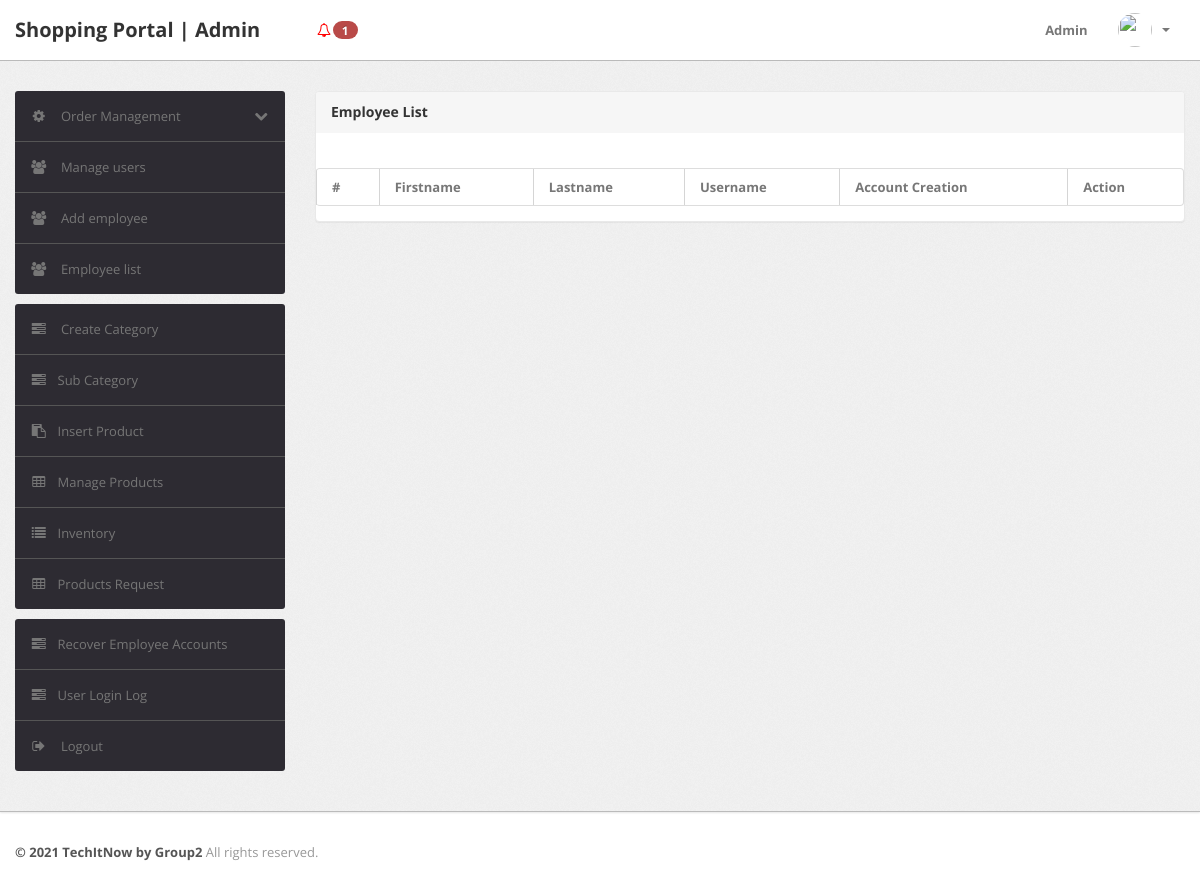
/admin/employee-list.php (signed in), run on an earlier commit of the app's database.
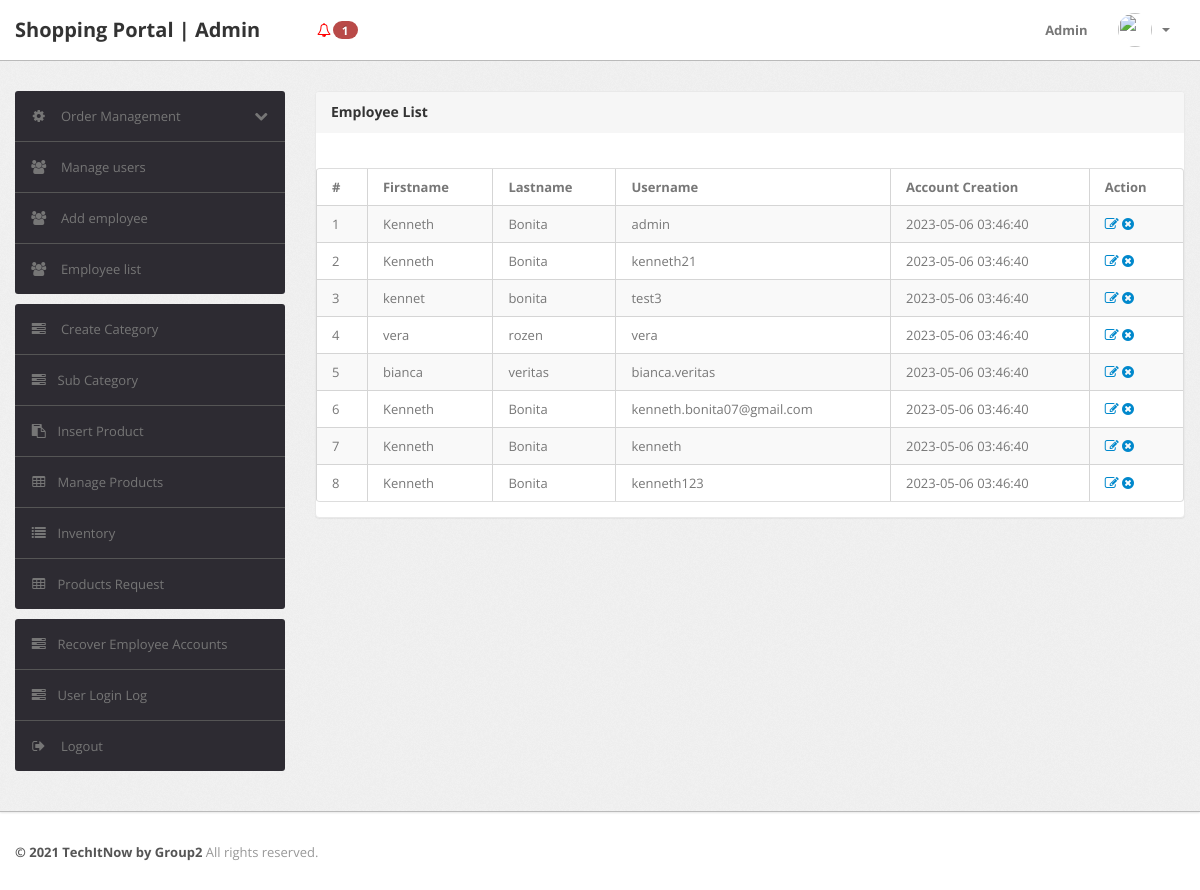
And on a later commit of the database.
### tables this page shows
CREATE TABLE `tbl_employee` (
  `id` int(11) NOT NULL,
  `firstname` varchar(255) DEFAULT NULL,
  `lastname` varchar(255) DEFAULT NULL,
  `username` varchar(255) NOT NULL,
  `password` varchar(255) NOT NULL,
  `createdAt` timestamp NOT NULL DEFAULT current_timestamp(),
  `isArchived` varchar(255) DEFAULT NULL
);

### admin/employee-list.php (the view, shortened to what this page needs)
<?php
include('include/config.php');
if(strlen($_SESSION['alogin'])==0)
	{
header('location:index.php');
}
else{
?>
<!DOCTYPE html>
<html lang="en">
<head>
	<link type="text/css" href="bootstrap/css/bootstrap.min.css" rel="stylesheet">
	<link type="text/css" href="bootstrap/css/bootstrap-responsive.min.css" rel="stylesheet">
	<link type="text/css" href="css/theme.css" rel="stylesheet">
	<link type="text/css" href="images/icons/css/font-awesome.css" rel="stylesheet">
</head>
<body>
<?php include('include/header.php');?>
	<div class="wrapper">
		<div class="container">
			<div class="row">
<?php include('include/sidebar.php');?>
			<div class="span9">
					<div class="content">
	<div class="module">
							<div class="module-head">
								<h3>Employee List</h3>
							</div>
							<div class="module-body table">
									<br />
								<table cellpadding="0" cellspacing="0" border="0" class="datatable-1 table table-bordered table-striped	 display" width="100%">
									<thead>
										<tr>
											<th>#</th>
											<th>Firstname</th>
											<th>Lastname</th>
											<th>Username</th>
											<th>Account Creation</th>
											<th>Action</th>
										</tr>
									</thead>
									<tbody>
<?php $query=mysqli_query($con,"Select * From tbl_employee where isArchived = 'false'");
$cnt=1;
while($row=mysqli_fetch_array($query))
{
?>
										<tr>
											<td><?php echo htmlentities($cnt);?></td>
											<td><?php echo htmlentities($row['firstname']);?></td>
											<td><?php echo htmlentities($row['lastname']);?></td>
											<td> <?php echo htmlentities($row['username']);?></td>
											<td><?php echo htmlentities($row['createdAt']);?></td>
											<td>
											<a href="edit-employee.php?id=<?php echo $row['id']?>" ><i class="icon-edit"></i></a>
											<a href="archived-employee.php?id=<?php echo $row['id']?>&del=delete" onClick="return confirm('Are you sure you want to delete?')"><i class="icon-remove-sign"></i></a></td>
										</tr>
										<?php $cnt=$cnt+1; } ?>
								</table>
							</div>
						</div>
					</div>
				</div>
			</div>
		</div>
	</div>
<?php include('include/footer.php');?>
</body>
<?php } ?>

What changed in the data, as far as the page shows it:
now on this page (row edited): tbl_employee: firstname "Kenneth", lastname "Bonita", username "admin", createdAt "2023-05-06 03:46:40"
now on this page (row edited): tbl_employee: firstname "Kenneth", lastname "Bonita", username "kenneth21", createdAt "2023-05-06 03:46:40"
now on this page (row edited): tbl_employee: firstname "kennet", lastname "bonita", username "test3", createdAt "2023-05-06 03:46:40"
now on this page (row edited): tbl_employee: firstname "vera", lastname "rozen", username "vera", createdAt "2023-05-06 03:46:40"
now on this page (row edited): tbl_employee: firstname "bianca", lastname "veritas", username "bianca.veritas", createdAt "2023-05-06 03:46:40"
now on this page (row edited): tbl_employee: firstname "Kenneth", lastname "Bonita", username "kenneth.bonita07@gmail.com", createdAt "2023-05-06 03:46:40"
now on this page (row edited): tbl_employee: firstname "Kenneth", lastname "Bonita", username "kenneth", createdAt "2023-05-06 03:46:40"
now on this page (row edited): tbl_employee: firstname "Kenneth", lastname "Bonita", username "kenneth123", createdAt "2023-05-06 03:46:40"
